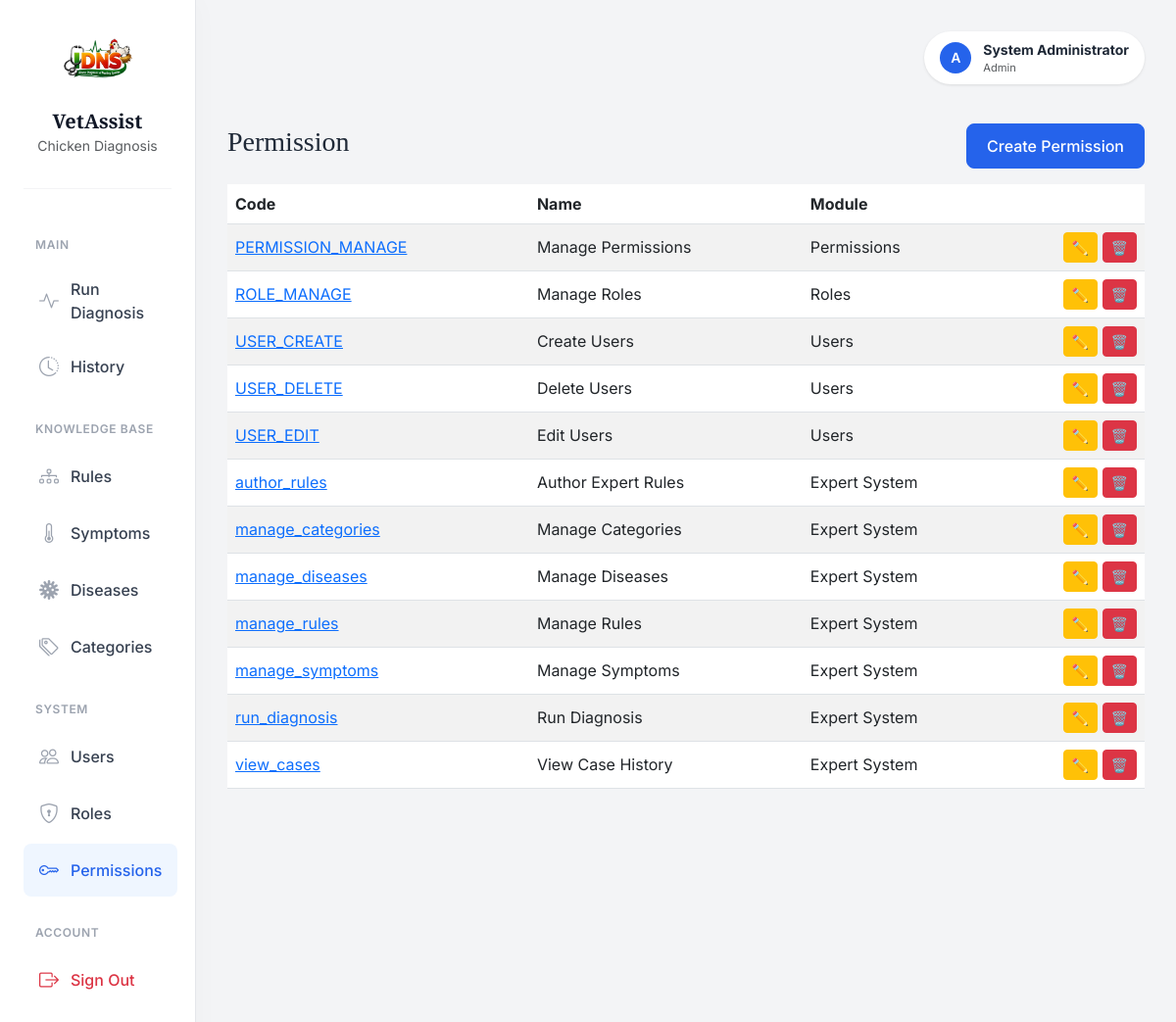
Page /permissions/ (signed in) on the committed database.
### app/models/user.py (models this page shows, shortened)
class UserTable(UserMixin, db.Model):
    __tablename__ = "tbl_users"
    id = db.Column(db.Integer, db.Sequence('seq_users_id'), primary_key=True)
    username = db.Column(db.String(80), unique=True, nullable=False)
    email = db.Column(db.String(120), unique=True, nullable=False)
    full_name = db.Column(db.String(120), nullable=False)
    is_active = db.Column(db.Boolean, default=True, nullable=False)
    password_hash = db.Column(db.String(255), nullable=False)
    created_at = db.Column(db.DateTime, default=datetime.utcnow, nullable=False)
    updated_at = db.Column(db.DateTime, default=datetime.utcnow, onupdate=datetime.utcnow, nullable=False)
    roles = db.relationship("RoleTable", secondary=tbl_user_roles, back_populates="users")
    def has_role(self, role_name: str) -> bool:
        return any(role.name == role_name for role in self.roles)

### app/models/role.py (models this page shows, shortened)
class RoleTable(db.Model):
    __tablename__= "tbl_roles"
    id = db.Column(db.Integer, db.Sequence('seq_roles_id'), primary_key=True)
    name = db.Column(db.String(80), unique=True, nullable=False)
    description = db.Column(db.String(255))
    created_at = db.Column(db.DateTime, default=datetime.utcnow, nullable=False)
    updated_at = db.Column(db.DateTime, default=datetime.utcnow, onupdate=datetime.utcnow, nullable=False)
    users = db.relationship("UserTable", secondary=tbl_user_roles,back_populates="roles" )
    permissions = db.relationship("PermissionTable", secondary=tbl_role_permissions, back_populates="roles")

### app/models/permission.py (models this page shows, shortened)
class PermissionTable(db.Model):
    __tablename__ = "tbl_permissions"
    id = db.Column(db.Integer, db.Sequence('seq_permissions_id'), primary_key=True)
    code = db.Column(db.String(64), unique=True, nullable=False, index=True)
    name = db.Column(db.String(120), nullable=False)
    description = db.Column(db.String(255))
    module = db.Column(db.String(80), nullable=False, default="General")
    created_at = db.Column(db.DateTime, default=datetime.utcnow, nullable=False)
    updated_at = db.Column(db.DateTime, default=datetime.utcnow, onupdate=datetime.utcnow, nullable=False)
    roles = db.relationship("RoleTable", secondary=tbl_role_permissions, back_populates="permissions")

### app/routes/permission_routes.py (the view)
@permission_bp.route("/")
@login_required
def index():
    permissions = PermissionService.get_permission_all()
    return render_template("permission/index.html", permissions = permissions)

### app/services/permission_service.py (called while the page is built)
    @staticmethod
    def get_permission_all() -> List[PermissionTable]:
        return PermissionTable.query.order_by(PermissionTable.code.asc()).all()

### app/templates/permission/index.html (shortened to what this page needs)
{% extends "layouts/base.html" %}
{% block content %}
<div class="d-flex justify-content-between align-items-center mb-3">
    <h1 class="h3">Permission</h1>
    <a href="{{ url_for('tbl_permissions.create') }}" class="btn btn-primary">Create Permission</a>
</div>
{% if permissions %}
<table class="table table-striped align-middle">
    <thead>
        <tr>
            <th>Code</th>
            <th>Name</th>
            <th>Module</th>
            <th></th>
        </tr>
    </thead>
    <tbody>
        {% for perm in permissions %}
        <tr>
            <td>
                <a href="{{ url_for('tbl_permissions.detail', permission_id=perm.id) }}">
                    {{ perm.code }}
                </a>
            </td>
            <td>{{ perm.name }}</td>
            <td>{{ perm.module }}</td>
            <td class="text-end">
                <a href="{{ url_for('tbl_permissions.edit', permission_id=perm.id) }}"
                class="btn btn-sm btn-warning">✏️</a>
                <a href="{{ url_for('tbl_permissions.delete_confirm', permission_id=perm.id) }}"
                class="btn btn-sm btn-danger">🗑️</a>
            </td>
        </tr>
        {% endfor %}
    </tbody>
</table>
{% else %}
    <p class="text-muted">No permission defined yet.</p>
{% endif %}
{% endblock %}

### app/templates/layouts/base.html (shortened to what this page needs)
<!DOCTYPE html>
<html lang="en">
<head>
    <link href="https://cdn.jsdelivr.net/npm/bootstrap@5.3.0/dist/css/bootstrap.min.css" rel="stylesheet">
    <link rel="stylesheet" href="https://cdn.jsdelivr.net/npm/bootstrap-icons@1.11.3/font/bootstrap-icons.min.css">
</head>
<body>
    <div class="container-fluid">
        <div class="row">
            {% block sidebar %}
            <nav class="col-md-3 col-lg-2 d-md-block sidebar collapse" id="sidebarMenu">
                <div class="brand-section">
                    <img src="{{ url_for('static', filename='images/logo1.png') }}" alt="VetAssist Logo" class="brand-logo">
                    <h5 class="brand-font fw-bold mb-0">VetAssist</h5>
                    <small class="text-muted">Chicken Diagnosis</small>
                </div>
                <div class="position-sticky pt-2">
                    {% if current_user.is_authenticated %}
                        <div class="nav-section-label">Main</div>
                        <ul class="nav flex-column">
                            <li class="nav-item">
                                <a class="nav-link {% if 'expert_system.diagnose' in request.endpoint %}active{% endif %}" href="{{ url_for('expert_system.diagnose') }}">
                                    <i class="bi bi-activity"></i>
                                    Run Diagnosis
                                </a>
                            </li>
                            <li class="nav-item">
                                <a class="nav-link {% if 'expert_system.cases' in request.endpoint %}active{% endif %}" href="{{ url_for('expert_system.cases_index') }}">
                                    <i class="bi bi-clock-history"></i> History
                                </a>
                            </li>
                        </ul>
                        {% if current_user.has_role('Admin') or current_user.has_role('Doctor') %}
                        <div class="nav-section-label">Knowledge Base</div>
                        <ul class="nav flex-column">
                            <li class="nav-item">
                                <a class="nav-link {% if 'expert_system.rules' in request.endpoint %}active{% endif %}" href="{{ url_for('expert_system.rules_index') }}">
                                    <i class="bi bi-diagram-3"></i> Rules
                                </a>
                            </li>
                            <li class="nav-item">
                                <a class="nav-link {% if 'expert_system.symptoms' in request.endpoint %}active{% endif %}" href="{{ url_for('expert_system.symptoms_index') }}">
                                    <i class="bi bi-thermometer-half"></i> Symptoms
                                </a>
                            </li>
                            <li class="nav-item">
                                <a class="nav-link {% if 'expert_system.diseases' in request.endpoint %}active{% endif %}" href="{{ url_for('expert_system.diseases_index') }}">
                                    <i class="bi bi-virus"></i> Diseases
                                </a>
                            </li>
                            <li class="nav-item">
                                <a class="nav-link {% if 'expert_system.categories' in request.endpoint %}active{% endif %}" href="{{ url_for('expert_system.categories_index') }}">
                                    <i class="bi bi-tags"></i> Categories
                                </a>
                            </li>
                        </ul>
                        {% endif %}
                        {% if current_user.has_role('Admin') %}
                        <div class="nav-section-label">System</div>
                        <ul class="nav flex-column">
                            <li class="nav-item">
                                <a class="nav-link {% if 'tbl_users' in request.endpoint %}active{% endif %}" href="{{ url_for('tbl_users.index') }}">
                                    <i class="bi bi-people"></i> Users
                                </a>
                            </li>
                            <li class="nav-item">
                                <a class="nav-link {% if 'tbl_roles' in request.endpoint %}active{% endif %}" href="{{ url_for('tbl_roles.index') }}">
                                    <i class="bi bi-shield-lock"></i> Roles
                                </a>
                            </li>
                            <li class="nav-item">
                                <a class="nav-link {% if 'tbl_permissions' in request.endpoint %}active{% endif %}" href="{{ url_for('tbl_permissions.index') }}">
                                    <i class="bi bi-key"></i> Permissions
                                </a>
                            </li>
                        </ul>
                        {% endif %}
                        <div class="nav-section-label">Account</div>
                        <ul class="nav flex-column mb-4">
                            <li class="nav-item">
                                <a class="nav-link text-danger" href="{{ url_for('auth.logout') }}">
                                    <i class="bi bi-box-arrow-right text-danger"></i> Sign Out
                                </a>
                            </li>
                        </ul>
                    {% endif %}
                </div>
            </nav>
            {% endblock %}
            <main class="{% block main_class %}col-md-9 ms-sm-auto col-lg-10{% endblock %} content-wrapper">
                <div class="page-header">
                    {% if current_user.is_authenticated %}
                    <div class="user-profile">
                        <div class="user-avatar">
                            {{ current_user.username[0] | upper }}
                        </div>
                        <div class="d-none d-sm-block">
                            <div class="fw-bold small">{{ current_user.full_name }}</div>
                            <div class="text-muted" style="font-size: 0.7rem;">{{ current_user.roles[0].name if current_user.roles else 'User' }}</div>
                        </div>
                    </div>
                    {% endif %}
                </div>
                {% block content %}{% endblock %}
            </main>
        </div>
    </div>
</body>
</html>

### app/templates/layouts/base.html (style rules this page uses)
:root { --bg-body: #f3f4f6; --text-main: #1f2937; --text-muted: #6b7280; --primary-color: #2563eb; --primary-hover: #1d4ed8; --sidebar-bg: #ffffff; --sidebar-text: #374151; --sidebar-active-bg: #eff6ff; --sidebar-active-text: #2563eb; --card-shadow: 0 4px 6px -1px rgba(0, 0, 0, 0.1), 0 2px 4px -1px rgba(0, 0, 0, 0.06); --border-radius: 0.75rem; }
body { font-family: 'Inter', sans-serif; background-color: var(--bg-body); color: var(--text-main); -webkit-font-smoothing: antialiased; }
h1, h2, h3, h4, h5, .brand-font { font-family: 'Merriweather', serif; color: #111827; }
.sidebar { background-color: var(--sidebar-bg); border-right: 1px solid #e5e7eb; min-height: 100vh; padding: 1.5rem; box-shadow: 4px 0 24px rgba(0,0,0,0.02); }
.brand-section { padding-bottom: 2rem; margin-bottom: 1rem; border-bottom: 1px solid #f3f4f6; text-align: center; }
.brand-logo { max-width: 100%; height: auto; max-height: 80px; margin-bottom: 0.5rem; }
.nav-section-label { font-size: 0.75rem; font-weight: 600; text-transform: uppercase; letter-spacing: 0.05em; color: #9ca3af; margin-top: 1.5rem; margin-bottom: 0.75rem; padding-left: 0.75rem; }
.nav-link { color: var(--sidebar-text); padding: 0.75rem 1rem; border-radius: 0.5rem; margin-bottom: 0.25rem; font-weight: 500; display: flex; align-items: center; transition: all 0.2s ease; }
.nav-link i { font-size: 1.25rem; margin-right: 0.75rem; color: #9ca3af; transition: color 0.2s; }
.nav-link.active { background-color: var(--sidebar-active-bg); color: var(--sidebar-active-text); }
.nav-link.active i { color: var(--sidebar-active-text); }
.content-wrapper { padding: 2rem; }
.page-header { margin-bottom: 2.5rem; display: flex; justify-content: space-between; align-items: center; }
.user-profile { display: flex; align-items: center; gap: 0.75rem; padding: 0.5rem 1rem; background: white; border-radius: 2rem; box-shadow: 0 1px 3px rgba(0,0,0,0.1); }
.user-avatar { width: 32px; height: 32px; background-color: var(--primary-color); color: white; border-radius: 50%; display: flex; align-items: center; justify-content: center; font-weight: 600; font-size: 0.875rem; }
.btn-primary { background-color: var(--primary-color); border-color: var(--primary-color); padding: 0.625rem 1.25rem; border-radius: 0.5rem; font-weight: 500; }

### rows in the picture
UserTable: username "A", full_name "System Administrator"
RoleTable: name "Admin"
PermissionTable: code "PERMISSION_MANAGE", name "Manage Permissions", module "Permissions"
PermissionTable: code "ROLE_MANAGE", name "Manage Roles", module "Roles"
PermissionTable: code "USER_CREATE", name "Create Users", module "Users"
PermissionTable: code "USER_DELETE", name "Delete Users", module "Users"
PermissionTable: code "USER_EDIT", name "Edit Users", module "Users"
PermissionTable: code "author_rules", name "Author Expert Rules", module "Expert System"
PermissionTable: code "manage_categories", name "Manage Categories", module "Expert System"
PermissionTable: code "manage_diseases", name "Manage Diseases", module "Expert System"
PermissionTable: code "manage_rules", name "Manage Rules", module "Expert System"
PermissionTable: code "manage_symptoms", name "Manage Symptoms", module "Expert System"
PermissionTable: code "run_diagnosis", name "Run Diagnosis", module "Expert System"
PermissionTable: code "view_cases", name "View Case History", module "Expert System"
